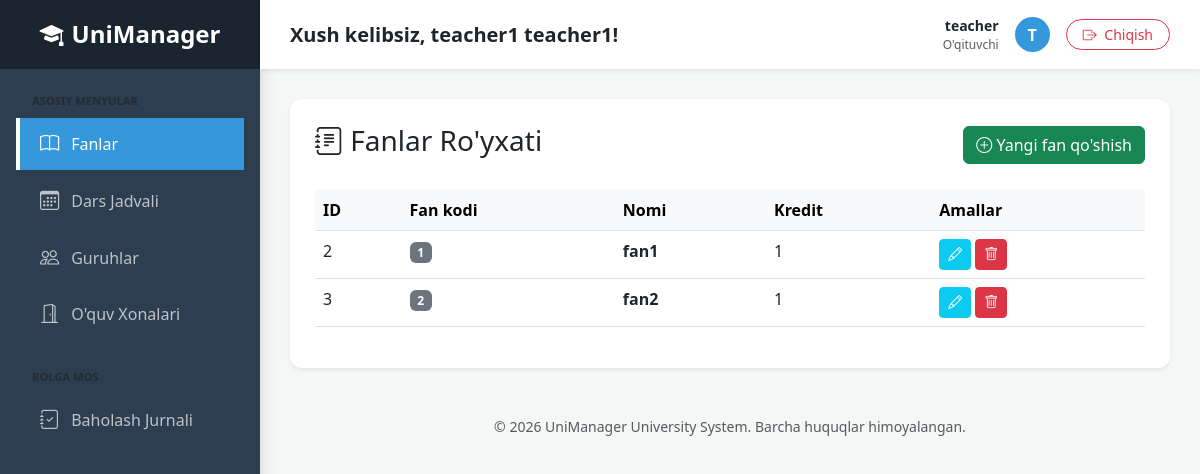
Screenshot of /academy/subjects/ (signed in) with the database file from the repository.
### users/models.py (models this page shows, shortened)
class User(AbstractUser):
    USER_ROLES = (
        ('admin', 'Admin'),
        ('teacher', 'O\'qituvchi'),
        ('student', 'Talaba'),
    )
    role = models.CharField(max_length=10, choices=USER_ROLES, default='admin')
    phone_number = models.CharField(max_length=15, blank=True, null=True)
    address = models.TextField(blank=True, null=True)

### academy/models.py (models this page shows, shortened)
class Subject(models.Model):
    name = models.CharField(max_length=200)
    code = models.CharField(max_length=20, unique=True)
    credits = models.PositiveIntegerField()

### academy/views.py (the view)
# urls.py: path('subjects/', views.subject_list, name='subject_list'),
@login_required
def subject_list(request):
    subjects = Subject.objects.all()
    return render(request, 'academy/subject_list.html', {'subjects': subjects})

### academy/templates/academy/subject_list.html (shortened to what this page needs)
{% extends 'base.html' %}
{% block content %}
<div class="d-flex justify-content-between align-items-center mb-4">
    <h3><i class="bi bi-journal-text"></i> Fanlar Ro'yxati</h3>
    {% if user.role == 'admin' or user.role == 'teacher' %}
        <a href="{% url 'subject_add' %}" class="btn btn-success">
            <i class="bi bi-plus-circle"></i> Yangi fan qo'shish
        </a>
    {% endif %}
</div>
<div class="table-responsive">
    <table class="table table-hover">
        <thead class="table-light">
            <tr>
                <th>ID</th>
                <th>Fan kodi</th>
                <th>Nomi</th>
                <th>Kredit</th>
                {% if user.role == 'admin' or user.role == 'teacher' %}
                <th>Amallar</th>
                {% endif %}
            </tr>
        </thead>
        <tbody>
            {% for s in subjects %}
            <tr>
                <td>{{ s.id }}</td>
                <td><span class="badge bg-secondary">{{ s.code }}</span></td>
                <td><strong>{{ s.name }}</strong></td>
                <td>{{ s.credits }}</td>
                {% if user.role == 'admin' or user.role == 'teacher' %}
                <td>
                    <a href="{% url 'subject_edit' s.pk %}" class="btn btn-sm btn-info text-white">
                        <i class="bi bi-pencil"></i>
                    </a>
                    <a href="{% url 'subject_delete' s.pk %}" class="btn btn-sm btn-danger">
                        <i class="bi bi-trash"></i>
                    </a>
                </td>
                {% endif %}
                </tr>
            {% endfor %}
        </tbody>
    </table>
</div>
{% endblock %}

### templates/base.html (shortened to what this page needs)
<!DOCTYPE html>
<html lang="uz">
<head>
    <link href="https://cdn.jsdelivr.net/npm/bootstrap@5.3.0/dist/css/bootstrap.min.css" rel="stylesheet">
    <link rel="stylesheet" href="https://cdn.jsdelivr.net/npm/bootstrap-icons@1.11.0/font/bootstrap-icons.css">
</head>
<body>
    <div class="d-flex">
        {% if user.is_authenticated %}
        <div id="sidebar" class="shadow">
            <div class="logo-section mb-4">
                <h4 class="mb-0 fw-bold"><i class="bi bi-mortarboard-fill me-2"></i>UniManager</h4>
            </div>
            <div class="px-3">
                <p class="text-uppercase small fw-bold text-muted mb-2 ps-3" style="font-size: 0.7rem;">Asosiy Menyular</p>
                <ul class="nav flex-column">
                    <li class="nav-item">
                        <a href="{% url 'subject_list' %}" class="nav-link mb-1 {% if 'subject' in request.path %}active{% endif %}">
                            <i class="bi bi-book"></i> Fanlar
                        </a>
                    </li>
                    <li class="nav-item">
                        <a href="{% url 'timetable_view' %}" class="nav-link mb-1 {% if 'timetable' in request.path %}active{% endif %}">
                            <i class="bi bi-calendar3"></i> Dars Jadvali
                        </a>
                    </li>
                    <li class="nav-item">
                        <a href="{% url 'group_list' %}" class="nav-link mb-1 {% if 'group' in request.path %}active{% endif %}">
                            <i class="bi bi-people"></i> Guruhlar
                        </a>
                    </li>
                    <li class="nav-item">
                        <a href="{% url 'classroom_list' %}" class="nav-link mb-1 {% if 'classroom' in request.path %}active{% endif %}">
                            <i class="bi bi-door-open"></i> O'quv Xonalari
                        </a>
                    </li>
                </ul>
                <p class="text-uppercase small fw-bold text-muted mt-4 mb-2 ps-3" style="font-size: 0.7rem;">Rolga Mos</p>
                <ul class="nav flex-column">
                    {% if user.role == 'admin' %}
                    <li class="nav-item">
                        <a href="{% url 'user_list' %}" class="nav-link mb-1 {% if 'user' in request.path %}active{% endif %}">
                            <i class="bi bi-person-gear"></i> Foydalanuvchilar
                        </a>
                    </li>
                    {% elif user.role == 'teacher' %}
                    <li class="nav-item">
                        <a href="{% url 'teacher_dashboard' %}" class="nav-link mb-1 {% if 'teacher' in request.path %}active{% endif %}">
                            <i class="bi bi-journal-check"></i> Baholash Jurnali
                        </a>
                    </li>
                    {% elif user.role == 'student' %}
                    <li class="nav-item">
                        <a href="{% url 'student_dashboard' %}" class="nav-link mb-1 {% if 'student' in request.path %}active{% endif %}">
                            <i class="bi bi-graph-up-arrow"></i> Mening Natijalarim
                        </a>
                    </li>
                    {% endif %}
                </ul>
            </div>
        </div>
        {% endif %}
        <div class="main-content">
            <nav class="top-navbar d-flex justify-content-between align-items-center shadow-sm">
                <div>
                    <h5 class="mb-0 text-dark fw-semibold">
                        {% if user.is_authenticated %}
                            Xush kelibsiz, {{ user.get_full_name|default:user.username }}!
                        {% else %}
                            Tizimga kirish
                        {% endif %}
                    </h5>
                </div>
                <div class="d-flex align-items-center">
                    {% if user.is_authenticated %}
                        <div class="me-3 d-none d-md-block text-end">
                            <div class="fw-bold small">{{ user.username }}</div>
                            <div class="text-muted" style="font-size: 0.75rem;">{{ user.get_role_display|default:user.role }}</div>
                        </div>
                        <div class="user-profile-img me-3">
                            {{ user.username|first|upper }}
                        </div>
                        <form action="{% url 'logout' %}" method="post" class="m-0">
                            <button type="submit" class="btn btn-outline-danger btn-sm rounded-pill px-3">
                                <i class="bi bi-box-arrow-right me-1"></i> Chiqish
                            </button>
                        </form>
                    {% else %}
                        <a href="{% url 'login' %}" class="btn btn-primary btn-sm rounded-pill px-4">Kirish</a>
                    {% endif %}
                </div>
            </nav>
            <div class="content-container">
                <div class="main-card">
                    {% block content %}
                    {% endblock %}
                </div>
                <footer class="mt-5 text-center text-muted small">
                    <p>&copy; 2026 UniManager University System. Barcha huquqlar himoyalangan.</p>
                </footer>
            </div>
        </div>
    </div>
</body>
</html>

### templates/base.html (style rules this page uses)
body { background-color: #f4f7f6; font-family: 'Segoe UI', Tahoma, Geneva, Verdana, sans-serif; }
#sidebar { min-width: 260px; max-width: 260px; min-height: 100vh; background: #2c3e50; color: white; transition: all 0.3s; }
#sidebar .logo-section { background: #1a252f; padding: 20px; text-align: center; }
#sidebar .nav-link { color: #bdc3c7; padding: 12px 20px; display: flex; align-items: center; transition: 0.2s; border-left: 4px solid transparent; }
#sidebar .nav-link.active { background: #3498db; color: white !important; border-left: 4px solid #fff; }
#sidebar .nav-link i { font-size: 1.2rem; margin-right: 12px; }
.main-content { flex: 1; min-width: 0; }
.top-navbar { background: white; padding: 15px 30px; }
.content-container { padding: 30px; }
.main-card { background: white; border-radius: 12px; border: none; box-shadow: 0 0.125rem 0.25rem rgba(0, 0, 0, 0.075); padding: 25px; }
.user-profile-img { width: 35px; height: 35px; background: #3498db; color: white; border-radius: 50%; display: inline-flex; align-items: center; justify-content: center; font-weight: bold; }

### rows the page displays
User: get_full_name "teacher1 teacher1", username "teacher", role "O'qituvchi", username|first "T"
Subject: id "2", code "1", name "fan1", credits "1"
Subject: id "3", code "2", name "fan2", credits "1"
